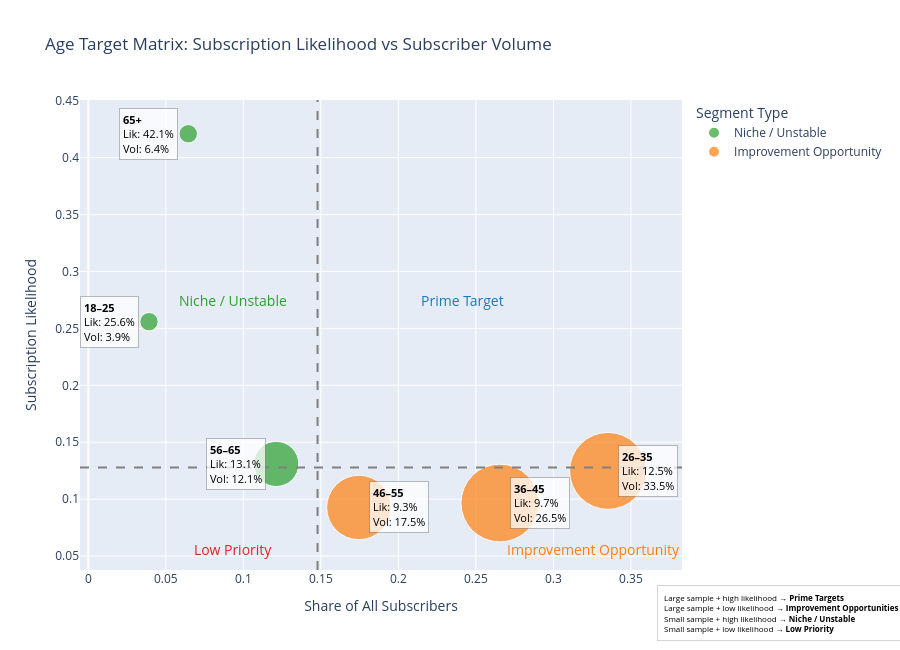

Write notebook code for a chart like this one.
### Markdown cell above
### #Insights
> * Age 65+ customers has highest conversion 
> * Age 26-45 is a larger group of subscribers but have low responsiveness

### Code cell
# Target Matrix with plotly to show the target segments based on subscription likelihood and subscriber volume by age group

import pandas as pd
import plotly.express as px

# --- Prepare data ---
df['y_binary'] = df['y'].apply(lambda x: 1 if x=='yes' else 0)

# Likelihood table
likelihood = df.groupby('age_group')['y_binary'].mean().reset_index()
likelihood.rename(columns={'y_binary': 'likelihood'}, inplace=True)

# Volume table (share of all subscribers)
subscriber_counts = df[df['y'] == 'yes'].groupby('age_group').size().reset_index(name='subscriber_count')
total_subscribers = subscriber_counts['subscriber_count'].sum()
subscriber_counts['volume_share'] = subscriber_counts['subscriber_count'] / total_subscribers

# Sample size table
sample_size = df.groupby('age_group').size().reset_index(name='sample_size')

# Merge all metrics
merged = likelihood.merge(subscriber_counts, on='age_group', how='left')
merged = merged.merge(sample_size, on='age_group', how='left')
merged['volume_share'] = merged['volume_share'].fillna(0)

# --- Compute thresholds ---
likelihood_threshold = merged['likelihood'].median()
volume_threshold = merged['volume_share'].median()

# --- Assign quadrant labels ---
def classify_quadrant(row):
    if row['volume_share'] >= volume_threshold and row['likelihood'] >= likelihood_threshold:
        return "Prime Target"
    elif row['volume_share'] >= volume_threshold and row['likelihood'] < likelihood_threshold:
        return "Improvement Opportunity"
    elif row['volume_share'] < volume_threshold and row['likelihood'] >= likelihood_threshold:
        return "Niche / Unstable"
    else:
        return "Low Priority"

merged['quadrant'] = merged.apply(classify_quadrant, axis=1)

# --- Quadrant color map ---
quadrant_colors = {
    "Prime Target":  "#1f77b4",              # blue
    "Improvement Opportunity": "#ff7f0e",  # orange
    "Niche / Unstable": "#2ca02c",          # green
    "Low Priority": "#d62728"         # red 
}

# --- Base scatter ---
fig = px.scatter(
    merged,
    x='volume_share',
    y='likelihood',
    color='quadrant',
    size='sample_size',
    hover_data={
        "age_group": True,
        "likelihood": ":.2%",
        "volume_share": ":.2%",
        "sample_size": True,
        "subscriber_count": True,
        "quadrant": True
    },
    title="Age Target Matrix: Subscription Likelihood vs Subscriber Volume",
    labels={'volume_share': 'Share of All Subscribers', 'likelihood': 'Subscription Likelihood'},
    size_max=55,
    color_discrete_map=quadrant_colors
)

# Add quadrant reference lines
fig.add_hline(y=likelihood_threshold, line_dash="dash", line_color="gray")
fig.add_vline(x=volume_threshold, line_dash="dash", line_color="gray")

fig.update_layout(width=900, height=650, legend_title_text="Segment Type")

# --- Quadrant labels ---
x_min, x_max = merged['volume_share'].min(), merged['volume_share'].max()
y_min, y_max = merged['likelihood'].min(), merged['likelihood'].max()

x_left  = (x_min + volume_threshold) / 2
x_right = (volume_threshold + x_max) / 2 
y_bottom = (y_min + likelihood_threshold) / 2 # not used but calculated for consistency
y_top    = (likelihood_threshold + y_max) / 2

# for improving the readability of "Improvement Opportunity" and "Low Priority" labels in the graph, we set a specific location for it
x_improve = volume_threshold + (x_max - volume_threshold) * 0.95
y_improve = y_min + (likelihood_threshold - y_min) * -1.05

fig.add_annotation(x=x_right, y=y_top, text="Prime Target", showarrow=False, font=dict(size=14, color= "#1f77b4"))
fig.add_annotation(x=x_improve, y=y_improve, text="Improvement Opportunity", showarrow=False, font=dict(size=14, color="#ff7f0e"))
fig.add_annotation(x=x_left, y=y_top, text="Niche / Unstable", showarrow=False, font=dict(size=14, color= "#2ca02c"))
fig.add_annotation(x=x_left, y=y_improve, text="Low Priority", showarrow=False, font=dict(size=14, color="#d62728"))

# --- Bubble labels ---
for _, row in merged.iterrows():

    label_text = (
        f"<b>{row['age_group']}</b><br>"
        f"Lik: {row['likelihood']:.1%}<br>"
        f"Vol: {row['volume_share']:.1%}"
    )

    if row['volume_share'] < volume_threshold:
        xanchor = "right"
        xshift = -10
    else:
        xanchor = "left"
        xshift = 10

    fig.add_annotation(
        x=row['volume_share'],
        y=row['likelihood'],
        text=label_text,
        showarrow=False,
        font=dict(size=11, color="black"),
        align="left",
        xanchor=xanchor,
        yanchor="middle",
        xshift=xshift,
        bgcolor="rgba(255,255,255,0.75)",
        bordercolor="rgba(0,0,0,0.25)",
        borderwidth=1,
        borderpad=3
    )
    # Add information box explaining quadrants
    fig.add_annotation(
        x=1.37, y=-0.15, xref="paper", yref="paper",
        text=(
        "Large sample + high likelihood → <b>Prime Targets</b><br>"
        "Large sample + low likelihood → <b>Improvement Opportunities</b><br>"
        "Small sample + high likelihood → <b>Niche / Unstable</b><br>"
        "Small sample + low likelihood → <b>Low Priority</b>"
        ),
        showarrow=False,
        align="left",
        font=dict(size=8, color="black"),
        bordercolor="lightgrey",
        borderwidth=1,
        borderpad=6,
        bgcolor="white",
        opacity=0.9)

fig.show()

### Figure 1 — Plotly figure (JSON) as saved in the notebook; plotly's stock layout.template omitted (floating-point values rounded to 4 significant figures)
{"data": [{"customdata": [["18–25", 809, 207, "Niche / Unstable"], ["56–65", 4896, 641, "Niche / Unstable"], ["65+", 810, 341, "Niche / Unstable"]], "hovertemplate": "quadrant=%{customdata[3]}<br>Share of All Subscribers=%{x:.2%}<br>Subscription Likelihood=%{y:.2%}<br>sample_size=%{customdata[1]}<br>age_group=%{customdata[0]}<br>subscriber_count=%{customdata[2]}<extra></extra>", "legendgroup": "Niche / Unstable", "marker": {"color": "#2ca02c", "size": [809, 4896, 810], "sizemode": "area", "sizeref": 4.805, "symbol": "circle"}, "mode": "markers", "name": "Niche / Unstable", "orientation": "v", "showlegend": true, "type": "scatter", "x": [0.03914, 0.1212, 0.06447], "xaxis": "x", "y": [0.2559, 0.1309, 0.421], "yaxis": "y"}, {"customdata": [["26–35", 14204, 1773, "Improvement Opportunity"], ["36–45", 14534, 1404, "Improvement Opportunity"], ["46–55", 9958, 923, "Improvement Opportunity"]], "hovertemplate": "quadrant=%{customdata[3]}<br>Share of All Subscribers=%{x:.2%}<br>Subscription Likelihood=%{y:.2%}<br>sample_size=%{customdata[1]}<br>age_group=%{customdata[0]}<br>subscriber_count=%{customdata[2]}<extra></extra>", "legendgroup": "Improvement Opportunity", "marker": {"color": "#ff7f0e", "size": [14204, 14534, 9958], "sizemode": "area", "sizeref": 4.805, "symbol": "circle"}, "mode": "markers", "name": "Improvement Opportunity", "orientation": "v", "showlegend": true, "type": "scatter", "x": [0.3352, 0.2655, 0.1745], "xaxis": "x", "y": [0.1248, 0.0966, 0.09269], "yaxis": "y"}], "layout": {"annotations": [{"font": {"color": "#1f77b4", "size": 14}, "showarrow": false, "text": "Prime Target", "x": 0.2415, "y": 0.2744}, {"font": {"color": "#ff7f0e", "size": 14}, "showarrow": false, "text": "Improvement Opportunity", "x": 0.3259, "y": 0.05575}, {"font": {"color": "#2ca02c", "size": 14}, "showarrow": false, "text": "Niche / Unstable", "x": 0.0935, "y": 0.2744}, {"font": {"color": "#d62728", "size": 14}, "showarrow": false, "text": "Low Priority", "x": 0.0935, "y": 0.05575}, {"align": "left", "bgcolor": "rgba(255,255,255,0.75)", "bordercolor": "rgba(0,0,0,0.25)", "borderpad": 3, "borderwidth": 1, "font": {"color": "black", "size": 11}, "showarrow": false, "text": "<b>18–25</b><br>Lik: 25.6%<br>Vol: 3.9%", "x": 0.03914, "xanchor": "right", "xshift": -10, "y": 0.2559, "yanchor": "middle"}, {"align": "left", "bgcolor": "white", "bordercolor": "lightgrey", "borderpad": 6, "borderwidth": 1, "font": {"color": "black", "size": 8}, "opacity": 0.9, "showarrow": false, "text": "Large sample + high likelihood → <b>Prime Targets</b><br>Large sample + low likelihood → <b>Improvement Opportunities</b><br>Small sample + high likelihood → <b>Niche / Unstable</b><br>Small sample + low likelihood → <b>Low Priority</b>", "x": 1.37, "xref": "paper", "y": -0.15, "yref": "paper"}, {"align": "left", "bgcolor": "rgba(255,255,255,0.75)", "bordercolor": "rgba(0,0,0,0.25)", "borderpad": 3, "borderwidth": 1, "font": {"color": "black", "size": 11}, "showarrow": false, "text": "<b>26–35</b><br>Lik: 12.5%<br>Vol: 33.5%", "x": 0.3352, "xanchor": "left", "xshift": 10, "y": 0.1248, "yanchor": "middle"}, {"align": "left", "bgcolor": "white", "bordercolor": "lightgrey", "borderpad": 6, "borderwidth": 1, "font": {"color": "black", "size": 8}, "opacity": 0.9, "showarrow": false, "text": "Large sample + high likelihood → <b>Prime Targets</b><br>Large sample + low likelihood → <b>Improvement Opportunities</b><br>Small sample + high likelihood → <b>Niche / Unstable</b><br>Small sample + low likelihood → <b>Low Priority</b>", "x": 1.37, "xref": "paper", "y": -0.15, "yref": "paper"}, {"align": "left", "bgcolor": "rgba(255,255,255,0.75)", "bordercolor": "rgba(0,0,0,0.25)", "borderpad": 3, "borderwidth": 1, "font": {"color": "black", "size": 11}, "showarrow": false, "text": "<b>36–45</b><br>Lik: 9.7%<br>Vol: 26.5%", "x": 0.2655, "xanchor": "left", "xshift": 10, "y": 0.0966, "yanchor": "middle"}, {"align": "left", "bgcolor": "white", "bordercolor": "lightgrey", "borderpad": 6, "borderwidth": 1, "font": {"color": "black", "size": 8}, "opacity": 0.9, "showarrow": false, "text": "Large sample + high likelihood → <b>Prime Targets</b><br>Large sample + low likelihood → <b>Improvement Opportunities</b><br>Small sample + high likelihood → <b>Niche / Unstable</b><br>Small sample + low likelihood → <b>Low Priority</b>", "x": 1.37, "xref": "paper", "y": -0.15, "yref": "paper"}, {"align": "left", "bgcolor": "rgba(255,255,255,0.75)", "bordercolor": "rgba(0,0,0,0.25)", "borderpad": 3, "borderwidth": 1, "font": {"color": "black", "size": 11}, "showarrow": false, "text": "<b>46–55</b><br>Lik: 9.3%<br>Vol: 17.5%", "x": 0.1745, "xanchor": "left", "xshift": 10, "y": 0.09269, "yanchor": "middle"}, {"align": "left", "bgcolor": "white", "bordercolor": "lightgrey", "borderpad": 6, "borderwidth": 1, "font": {"color": "black", "size": 8}, "opacity": 0.9, "showarrow": false, "text": "Large sample + high likelihood → <b>Prime Targets</b><br>Large sample + low likelihood → <b>Improvement Opportunities</b><br>Small sample + high likelihood → <b>Niche / Unstable</b><br>Small sample + low likelihood → <b>Low Priority</b>", "x": 1.37, "xref": "paper", "y": -0.15, "yref": "paper"}, {"align": "left", "bgcolor": "rgba(255,255,255,0.75)", "bordercolor": "rgba(0,0,0,0.25)", "borderpad": 3, "borderwidth": 1, "font": {"color": "black", "size": 11}, "showarrow": false, "text": "<b>56–65</b><br>Lik: 13.1%<br>Vol: 12.1%", "x": 0.1212, "xanchor": "right", "xshift": -10, "y": 0.1309, "yanchor": "middle"}, {"align": "left", "bgcolor": "white", "bordercolor": "lightgrey", "borderpad": 6, "borderwidth": 1, "font": {"color": "black", "size": 8}, "opacity": 0.9, "showarrow": false, "text": "Large sample + high likelihood → <b>Prime Targets</b><br>Large sample + low likelihood → <b>Improvement Opportunities</b><br>Small sample + high likelihood → <b>Niche / Unstable</b><br>Small sample + low likelihood → <b>Low Priority</b>", "x": 1.37, "xref": "paper", "y": -0.15, "yref": "paper"}, {"align": "left", "bgcolor": "rgba(255,255,255,0.75)", "bordercolor": "rgba(0,0,0,0.25)", "borderpad": 3, "borderwidth": 1, "font": {"color": "black", "size": 11}, "showarrow": false, "text": "<b>65+</b><br>Lik: 42.1%<br>Vol: 6.4%", "x": 0.06447, "xanchor": "right", "xshift": -10, "y": 0.421, "yanchor": "middle"}, {"align": "left", "bgcolor": "white", "bordercolor": "lightgrey", "borderpad": 6, "borderwidth": 1, "font": {"color": "black", "size": 8}, "opacity": 0.9, "showarrow": false, "text": "Large sample + high likelihood → <b>Prime Targets</b><br>Large sample + low likelihood → <b>Improvement Opportunities</b><br>Small sample + high likelihood → <b>Niche / Unstable</b><br>Small sample + low likelihood → <b>Low Priority</b>", "x": 1.37, "xref": "paper", "y": -0.15, "yref": "paper"}], "height": 650, "legend": {"itemsizing": "constant", "title": {"text": "Segment Type"}, "tracegroupgap": 0}, "shapes": [{"line": {"color": "gray", "dash": "dash"}, "type": "line", "x0": 0, "x1": 1, "xref": "x domain", "y0": 0.1279, "y1": 0.1279, "yref": "y"}, {"line": {"color": "gray", "dash": "dash"}, "type": "line", "x0": 0.1479, "x1": 0.1479, "xref": "x", "y0": 0, "y1": 1, "yref": "y domain"}], "title": {"text": "Age Target Matrix: Subscription Likelihood vs Subscriber Volume"}, "width": 900, "xaxis": {"anchor": "y", "domain": [0, 1], "title": {"text": "Share of All Subscribers"}}, "yaxis": {"anchor": "x", "domain": [0, 1], "title": {"text": "Subscription Likelihood"}}}}
